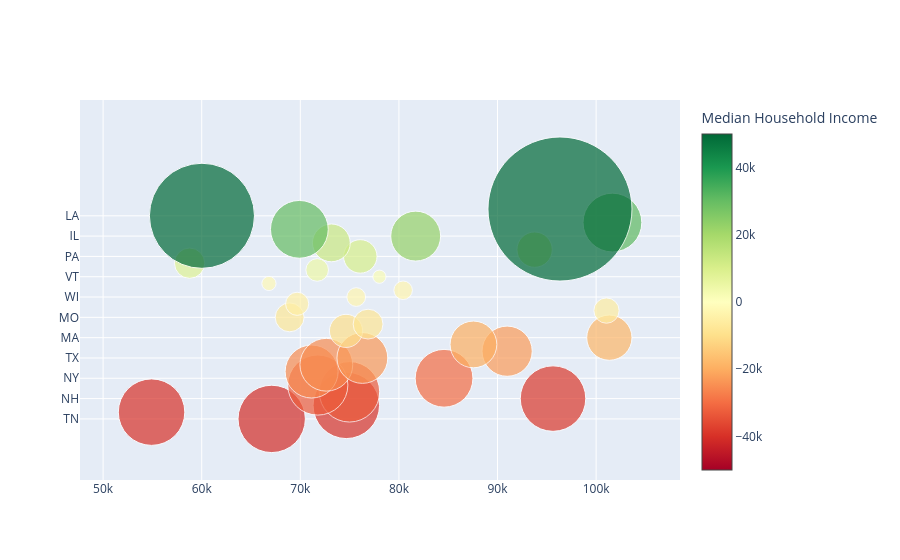

The notebook cell saved with this chart:
### Code cell
bubblefig = go.Figure()


bubblefig.add_trace(go.Scatter(
    x=sorteddf['household_income_median_state'], 
    y=sorteddf['state_abbrev'],
    mode='markers',
    marker=dict(
        size=numpy.sqrt(sorteddf['site_sub_state'].abs())/3,
        color=sorteddf['site_sub_state'],  # color by the same value
        colorscale='RdYlGn',
        colorbar_title = "Median Household Income",
        cmax=50000,
        cmid=0,
        cmin=-50000,
        showscale=True
    ),
    text=f'Difference={sorteddf['site_sub_state']}<br>State={sorteddf['state_abbrev']}',  # optional: for hover info
    name='States'
))

### Figure 1 — Plotly figure (JSON) as saved in the notebook; plotly's stock layout.template omitted (floating-point values rounded to 4 significant figures)
{"data": [{"marker": {"cmax": 50000, "cmid": 0, "cmin": -50000, "color": [-40830.0, -39810.0, -39740.0, -38630.0, -32910.0, -32550.0, -30020.0, -25290.0, -25070.0, -23240.0, -22700.0, -19670.0, -18430.0, -9895.0, -8029.0, -7538.0, -5763.0, -4836.0, -3170.0, -3105.0, -1826.0, 1577.0, 4613.0, 8290.0, 10100.0, 11210.0, 12880.0, 22430.0, 30040.0, 31120.0, 99330.0, 186700.0], "colorbar": {"title": {"text": "Median Household Income"}}, "colorscale": [[0, "rgb(165,0,38)"], [0.1, "rgb(215,48,39)"], [0.2, "rgb(244,109,67)"], [0.3, "rgb(253,174,97)"], [0.4, "rgb(254,224,139)"], [0.5, "rgb(255,255,191)"], [0.6, "rgb(217,239,139)"], [0.7, "rgb(166,217,106)"], [0.8, "rgb(102,189,99)"], [0.9, "rgb(26,152,80)"], [1, "rgb(0,104,55)"]], "showscale": true, "size": [67.35, 66.51, 66.45, 65.52, 60.47, 60.14, 57.76, 53.01, 52.78, 50.82, 50.23, 46.75, 45.25, 33.16, 29.87, 28.94, 25.3, 23.18, 18.77, 18.57, 14.25, 13.24, 22.64, 30.35, 33.5, 35.3, 37.82, 49.92, 57.77, 58.8, 105.1, 144.0]}, "mode": "markers", "name": "States", "text": "Difference=27    -40826.0\n17    -39811.0\n5     -39745.0\n20    -38633.0\n19    -32906.0\n13    -32552.0\n22    -30024.0\n14    -25291.5\n9     -25071.0\n28    -23242.5\n29    -22705.0\n15    -19668.5\n11    -18428.5\n7      -9895.0\n1      -8029.0\n16     -7538.0\n21     -5763.0\n23     -4836.0\n31     -3170.0\n24     -3105.0\n26     -1826.5\n30      1577.0\n4       4613.0\n0       8290.0\n25     10102.5\n3      11214.0\n6      12876.0\n8      22429.5\n18     30038.5\n12     31116.0\n10     99334.5\n2     186703.5\nName: site_sub_state, dtype: float64<br>State=27    TN\n17    MS\n5     GA\n20    NH\n19    NE\n13    ME\n22    NY\n14    MI\n9     KS\n28    TX\n29    VA\n15    MN\n11    MA\n7     ID\n1     AZ\n16    MO\n21    NJ\n23    OH\n31    WI\n24    OR\n26    SC\n30    VT\n4     FL\n0     AR\n25    PA\n3     CT\n6     IA\n8     IL\n18    NC\n12    MD\n10    LA\n2     CA\nName: state_abbrev, dtype: object", "type": "scatter", "x": [67100.0, 54920.0, 74660.0, 95630.0, 74980.0, 71770.0, 84580.0, 71150.0, 72640.0, 76290.0, 90970.0, 87560.0, 101300.0, 74640.0, 76870.0, 68920.0, 101000.0, 69680.0, 75670.0, 80430.0, 66820.0, 78020.0, 71710.0, 58770.0, 76080.0, 93760.0, 73150.0, 81700.0, 69900.0, 101700.0, 60020.0, 96330.0], "y": ["TN", "MS", "GA", "NH", "NE", "ME", "NY", "MI", "KS", "TX", "VA", "MN", "MA", "ID", "AZ", "MO", "NJ", "OH", "WI", "OR", "SC", "VT", "FL", "AR", "PA", "CT", "IA", "IL", "NC", "MD", "LA", "CA"]}], "layout": {}}
